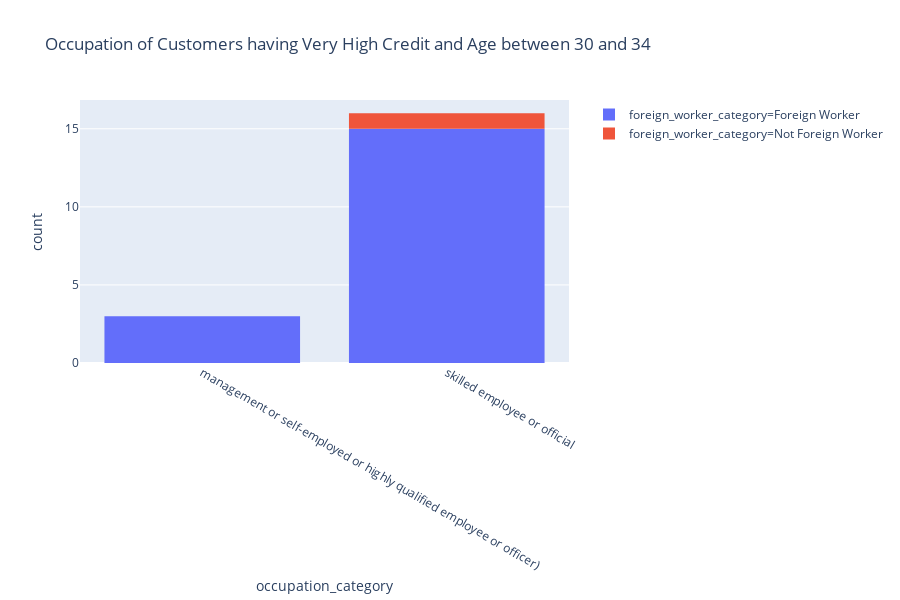

Source (notebook cell):
### Code cell
fig = px.histogram(HIGH_CREDIT_CUSTOMERS_30_34_AGE_OCCUPATION_CATEGORY, title='Occupation of Customers having Very High Credit and Age between 30 and 34', x="occupation_category", color="foreign_worker_category")
fig.show()

### Figure 1 — Plotly figure (JSON) as saved in the notebook; plotly's stock layout.template omitted (floating-point values rounded to 4 significant figures)
{"data": [{"alignmentgroup": "True", "bingroup": "x", "hoverlabel": {"namelength": 0}, "hovertemplate": "foreign_worker_category=Foreign Worker<br>occupation_category=%{x}<br>count=%{y}", "legendgroup": "foreign_worker_category=Foreign Worker", "marker": {"color": "#636efa"}, "name": "foreign_worker_category=Foreign Worker", "offsetgroup": "foreign_worker_category=Foreign Worker", "orientation": "v", "showlegend": true, "type": "histogram", "x": ["management or self-employed or highly qualified employee or officer)", "management or self-employed or highly qualified employee or officer)", "skilled employee or official", "skilled employee or official", "skilled employee or official", "skilled employee or official", "management or self-employed or highly qualified employee or officer)", "skilled employee or official", "skilled employee or official", "skilled employee or official", "skilled employee or official", "skilled employee or official", "skilled employee or official", "skilled employee or official", "skilled employee or official", "skilled employee or official", "skilled employee or official", "skilled employee or official"], "xaxis": "x", "yaxis": "y"}, {"alignmentgroup": "True", "bingroup": "x", "hoverlabel": {"namelength": 0}, "hovertemplate": "foreign_worker_category=Not Foreign Worker<br>occupation_category=%{x}<br>count=%{y}", "legendgroup": "foreign_worker_category=Not Foreign Worker", "marker": {"color": "#EF553B"}, "name": "foreign_worker_category=Not Foreign Worker", "offsetgroup": "foreign_worker_category=Not Foreign Worker", "orientation": "v", "showlegend": true, "type": "histogram", "x": ["skilled employee or official"], "xaxis": "x", "yaxis": "y"}], "layout": {"barmode": "relative", "height": 600, "legend": {"tracegroupgap": 0}, "title": {"text": "Occupation of Customers having Very High Credit and Age between 30 and 34"}, "xaxis": {"anchor": "y", "domain": [0, 0.98], "title": {"text": "occupation_category"}}, "yaxis": {"anchor": "x", "domain": [0, 1], "title": {"text": "count"}}}}
